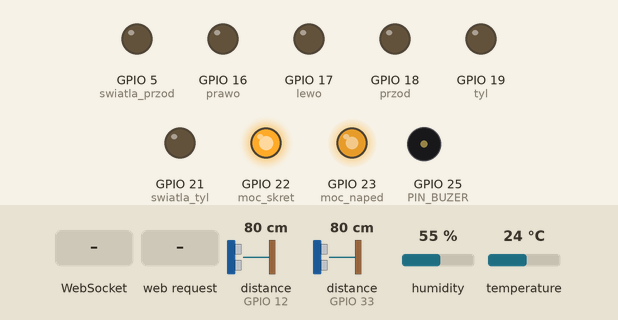
The sketch below on a simulated ESP32. Shown: output pins drawn as LEDs (lit = HIGH), buzzer (waves = sounding, pin HIGH). The test bench sets the inputs (shaded band); at power-on: distance to the obstacle (sensors on GPIO 12, GPIO 33) 80 cm, humidity 55 %, temperature 24 °C. The echo pulse lasts 58.3 µs per cm; the modem accepts every AT command (registered, SIM ready, sends succeed) and sends nothing else; what the sketch prints to the serial monitor is not drawn.

Above: at 6.2 s.
6.3 s: distance to the obstacle (sensor on GPIO 12) set to 18 cm
At 6.56 s:
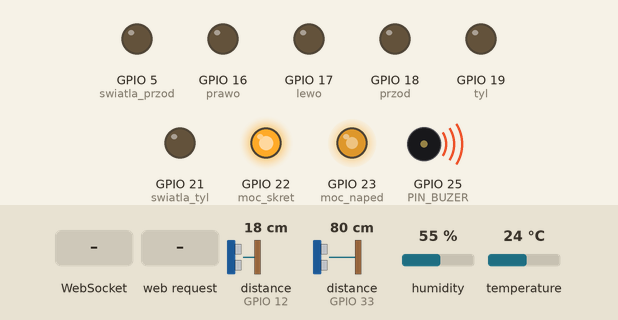
9.8 s: WebSocket text "BACKWARD" received
At 9.9 s:
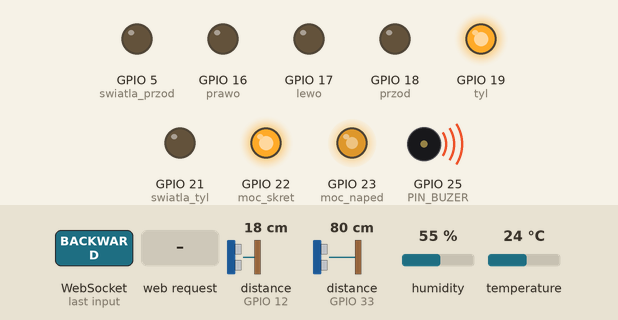
13.3 s: distance to the obstacle (sensor on GPIO 33) set to 34 cm
20.8 s: distance to the obstacle (sensor on GPIO 33) set to 27 cm
At 21.08 s:
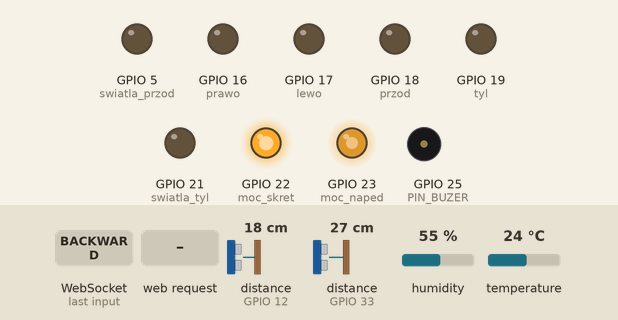
28.3 s: WebSocket text "LEFT" received
At 28.6 s:
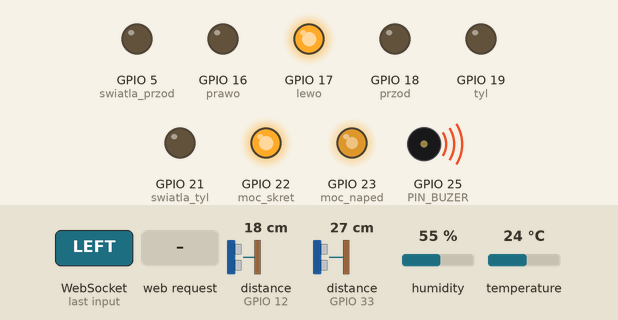
31.8 s: HTTP request GET /command?cmd=RIGHT received
At 31.96 s:
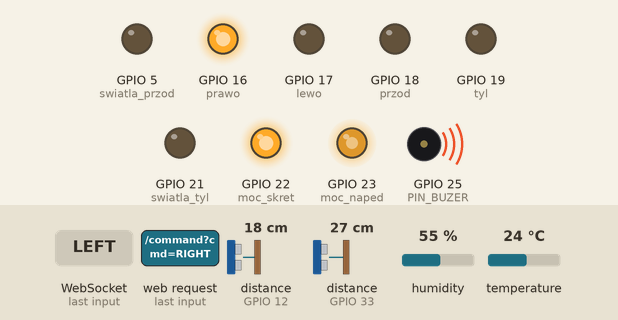
Timing chart, 0 to 36.3 s (numbered marks = the images above; inputs shaded):
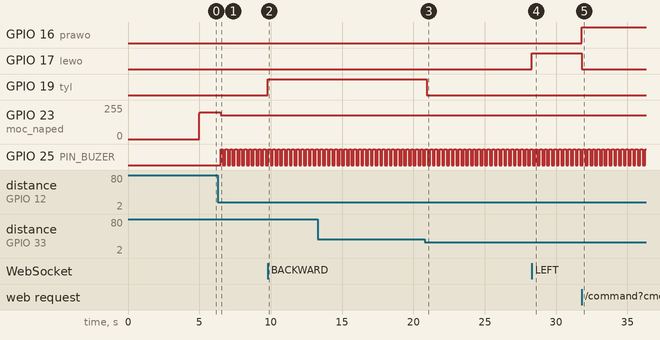

The sketch:

auto_final.ino
```cpp
#include <NewPing.h>
#include <WiFi.h>
#include <WiFiClient.h>
#include <WebServer.h>
#include <WebSocketsServer.h>
#include "DHT.h"
#include <HardwareSerial.h>

#define MODEM_RX 26
#define MODEM_TX 27

HardwareSerial gsmSerial(2); // UART2 dla SIM800L
String numerDocelowy = "+48698273847";

// dane wifi
const char *ssid = "auto";
const char *password = "auto2025";
WebServer server(80);
WebSocketsServer webSocket = WebSocketsServer(81);  // Port WebSocket

#define moc_skret 22
#define prawo 16
#define lewo 17
#define moc_naped 23
#define przod 18
#define tyl 19
#define PIN_BUZER     25
#define PIN_TRIG2      32
#define PIN_ECHO2      33
#define PIN_TRIG1      13
#define PIN_ECHO1      12
#define MAX_DYSTANS   100
#define PROG_DYSTANS  50
#define OKRES_POMIARU 200
#define CZAS_PISKU    50
#define swiatla_tyl 21
#define swiatla_przod 5
#define DHTPIN 14       // GPIO, do którego podłączony jest czujnik
#define DHTTYPE DHT11

NewPing sonar1(PIN_TRIG1, PIN_ECHO1, MAX_DYSTANS);
unsigned int dystans1 = 0;
NewPing sonar2(PIN_TRIG2, PIN_ECHO2, MAX_DYSTANS);
unsigned int dystans2 = 0;
unsigned long czasOstatniegoPomiaru = 0;
bool isOn = false;
unsigned long lastBeepTime = 0;
unsigned long lastSentTime = 0;
const unsigned long SEND_INTERVAL = 1000;
String lastDirection = "STOP";  // Zmienna globalna przechowująca ostatni kierunek jazdy
bool swiatlaWlaczone = false;
DHT dht(DHTPIN, DHTTYPE);
unsigned long lastTempSent = 0;
bool smsSent = false;

void setup() {
  // konfiguracja punktu dostępowego Wi-Fi
  Serial.begin(115200);
  Serial.println("Start programu...");
  WiFi.softAP(ssid, password);
  Serial.println("Konfiguracja WiFi...");
  Serial.println(WiFi.softAPIP()); // Adres IP ESP32 w trybie AP

  // Uruchamiamy serwer HTTP
  server.on("/command", handleCommand);
  server.begin();

  // Uruchamiamy serwer WebSocket
  webSocket.begin();
  webSocket.onEvent(webSocketEvent);

  dht.begin();

  gsmSerial.begin(9600, SERIAL_8N1, MODEM_RX, MODEM_TX);
  delay(3000);
  gsmSerial.println("AT");
  delay(1000);
  gsmSerial.println("AT+CMGF=1"); // Tryb tekstowy
  delay(1000);

  // Ustawienie pinów jako wyjścia
  pinMode(moc_skret, OUTPUT);
  pinMode(prawo, OUTPUT);
  pinMode(lewo, OUTPUT);
  pinMode(moc_naped, OUTPUT);
  pinMode(przod, OUTPUT);
  pinMode(tyl, OUTPUT);
  pinMode(PIN_BUZER, OUTPUT);
  pinMode(swiatla_tyl, OUTPUT);
  pinMode(swiatla_przod, OUTPUT);
  digitalWrite(swiatla_tyl, LOW);
  digitalWrite(swiatla_przod, LOW);

  // Ustawienie mocy silników
  analogWrite(moc_skret, 255);
  analogWrite(moc_naped, 190);

  digitalWrite(PIN_BUZER, LOW);
}

void handleCommand() {
  String cmd = server.arg("cmd"); // Pobiera komendę z URL
  server.send(200, "text/plain", "OK");

  if (cmd == "FORWARD") {
    digitalWrite(przod, HIGH);
    digitalWrite(tyl, LOW);

  } else if (cmd == "BACKWARD") {
    digitalWrite(przod, LOW);
    digitalWrite(tyl, HIGH);
  } else if (cmd == "LEFT") {
    digitalWrite(prawo, LOW);
    digitalWrite(lewo, HIGH);
  } else if (cmd == "RIGHT") {
    digitalWrite(prawo, HIGH);
    digitalWrite(lewo, LOW);
  } else if (cmd == "STOP") {
    digitalWrite(przod, LOW);
    digitalWrite(tyl, LOW);
    digitalWrite(prawo, LOW);
    digitalWrite(lewo, LOW);
  }
}

void webSocketEvent(uint8_t num, WStype_t type, uint8_t *payload, size_t length) {
  if (type == WStype_TEXT) {
    String message = String((char *)payload);
    Serial.printf("Otrzymano wiadomość: %s\n", message.c_str());

    if (message == "FORWARD") {
      digitalWrite(przod, HIGH);
      digitalWrite(tyl, LOW);
      while (dystans1 > 0 && dystans1 < PROG_DYSTANS) {
      dystans1 = sonar1.ping();
      dystans1 = sonar1.convert_cm(dystans1);
      if (dystans1 <= PROG_DYSTANS) {
      // Natychmiastowe zatrzymanie pojazdu, jeśli wykryta przeszkoda
        digitalWrite(przod, LOW);
        digitalWrite(tyl, LOW);
        webSocket.broadcastTXT("STOP");
      break;  // Zatrzymaj pętlę i pojazd
        }
      }
      lastDirection = "FORWARD";
    }
    else if (message == "BACKWARD") {
      digitalWrite(przod, LOW);
      digitalWrite(tyl, HIGH);
      while (dystans2 > 0 && dystans2 < PROG_DYSTANS) {
      dystans2 = sonar2.ping();
      dystans2 = sonar2.convert_cm(dystans1);
      if (dystans2 <= PROG_DYSTANS) {
      // Natychmiastowe zatrzymanie pojazdu, jeśli wykryta przeszkoda
        digitalWrite(przod, LOW);
        digitalWrite(tyl, LOW);
        webSocket.broadcastTXT("STOP");
      break;  // Zatrzymaj pętlę i pojazd
        }
      }
      lastDirection = "BACKWARD";
    }
    else if (message == "LEFT") {
      digitalWrite(lewo, HIGH);
      digitalWrite(prawo, LOW);
    }
    else if (message == "RIGHT") {
      digitalWrite(prawo, HIGH);
      digitalWrite(lewo, LOW);
    }
    else if (message == "LEFT_RELEASE" || message == "RIGHT_RELEASE") {
      digitalWrite(lewo, LOW);
      digitalWrite(prawo, LOW);

      if (lastDirection == "FORWARD") {
        digitalWrite(przod, HIGH);
        digitalWrite(tyl, LOW);
      } else if (lastDirection == "BACKWARD") {
        digitalWrite(przod, LOW);
        digitalWrite(tyl, HIGH);
      }
    }
    else if (message == "STOP") {
      digitalWrite(przod, LOW);
      digitalWrite(tyl, LOW);
      digitalWrite(lewo, LOW);
      digitalWrite(prawo, LOW);
      lastDirection = "STOP";
    }
    else if (message == "TOGGLE_LIGHTS") {
      swiatlaWlaczone = !swiatlaWlaczone;
      digitalWrite(swiatla_przod, swiatlaWlaczone ? HIGH : LOW);
      digitalWrite(swiatla_tyl, swiatlaWlaczone ? HIGH : LOW);
  }
  }
}

void sendSMS(String phoneNumber, String message) {
  gsmSerial.println("AT+CMGF=1"); // Tryb tekstowy
  delay(1000);

  gsmSerial.print("AT+CMGS=\"");
  gsmSerial.print(phoneNumber);
  gsmSerial.println("\"");
  delay(1000);

  gsmSerial.println(message);
  delay(1000);

  gsmSerial.write(26); // Ctrl+Z = koniec wiadomości
  delay(3000);

  Serial.println("SMS wysłany!");
}


void buzer_pisk(int dystans1, int dystans2) {
  // Ignoruj wartości 0 jako błędne odczyty
  bool valid1 = dystans1 > 1;
  bool valid2 = dystans2 > 1;

  int minDystans;

  if (valid1 && valid2) {
    minDystans = min(dystans1, dystans2);
  } else if (valid1) {
    minDystans = dystans1;
  } else if (valid2) {
    minDystans = dystans2;
  } else {
    // Brak poprawnych pomiarów – wyłącz buzzer
    digitalWrite(PIN_BUZER, LOW);
    isOn = false;
    return;
  }

  // Mapowanie dystansu na ilość pisków na sekundę
  int piskiNaSek = map(minDystans, 0, PROG_DYSTANS, 8, 0);
  piskiNaSek = constrain(piskiNaSek, 0, 8);

  if (piskiNaSek == 0) {
    digitalWrite(PIN_BUZER, LOW);
    isOn = false;
    return;
  }

  int beepInterval = 1000 / piskiNaSek;
  if (millis() - lastBeepTime >= beepInterval) {
    lastBeepTime = millis();
    isOn = !isOn;
    digitalWrite(PIN_BUZER, isOn ? HIGH : LOW);
  }
}


void loop() {
  // Obsługuje połączenia HTTP
  server.handleClient();

  // Obsługuje połączenia WebSocket
  webSocket.loop();

  // Pomiar dystans1u
  if (millis() - czasOstatniegoPomiaru >= OKRES_POMIARU) {
    dystans1 = sonar1.ping();
    dystans1 = sonar1.convert_cm(dystans1);
    dystans2 = sonar2.ping();
    dystans2 = sonar2.convert_cm(dystans2);
    czasOstatniegoPomiaru = millis();
  }
  if (millis() - lastSentTime >= SEND_INTERVAL) {
    String json = "{\"front\":" + String(dystans1) + ",\"back\":" + String(dystans2) + "}";
    webSocket.broadcastTXT(json);
    lastSentTime = millis();
  }

unsigned long currentMillis = millis();
if (currentMillis - lastTempSent >= 1000) {
  lastTempSent = currentMillis;

  float temperature = dht.readTemperature();
  float humidity = dht.readHumidity();

  if (!isnan(temperature)) {
  // Wysyłka SMS przy przekroczeniu 30°C
  if (temperature > 30.0 && !smsSent) {
    sendSMS(numerDocelowy, "Uwaga! Temperatura w aucie RC przekroczyla 30 stopni Celsjusza.");
    smsSent = true;
  } else if (temperature <= 30.0) {
    smsSent = false; // reset flagi gdy spadnie poniżej progu
  }
    Serial.print("Temperatura: ");
    Serial.print(temperature);
    Serial.println(" °C");

    String json = "{";
    json += "\"front\":" + String(dystans1) + ",";
    json += "\"back\":" + String(dystans2) + ",";
    json += "\"temperature\":" + String(temperature);
    json += "}";

    webSocket.broadcastTXT(json);  // Wyślij dane do aplikacji
  } else {
    Serial.println("Błąd odczytu temperatury z DHT11.");
  }
}

  // zmniejszenie mocy silnika po wykryciu przeszkody
  if((dystans1 > 0 && dystans1 < PROG_DYSTANS) || (dystans2 > 0 && dystans2 < PROG_DYSTANS))
  {
    analogWrite(moc_naped, 180);
  }
  else if ((dystans1 > 0 && dystans1 < 70) || (dystans2 > 0 && dystans2 < 70)){
    analogWrite(moc_naped, 190);
  }
  else{analogWrite(moc_naped, 200);}

  if (dystans1 <= 30 && dystans1 > 0) {
        digitalWrite(przod, LOW);
        if (dystans1 > 0 && dystans1 <= 15){
        digitalWrite(tyl, HIGH);
        delay(200);
        digitalWrite(tyl, LOW);}
  }
  if (dystans2 <= 30  && dystans2 > 0) {
        digitalWrite(tyl, LOW);
        if (dystans2 > 0 && dystans2 <= 15){
        digitalWrite(przod, HIGH);
        delay(200);
        digitalWrite(przod, LOW);}
  }
    Serial.print("Dystans1: ");
    Serial.print(dystans1);
    Serial.print(" , Dystans2: ");
    Serial.println(dystans2);


  // Generowanie pisków na buzzerze
  buzer_pisk(dystans1, dystans2);

}
```

Measured:
- the behaviour switches between 31 and 30 cm on distance to the obstacle (sensor on GPIO 33) (found by bisection; images 2 and 3)
- after the input at 6.3 s, GPIO 23 (moc_naped): 200/255 → 180/255 after 0.18 s; GPIO 25 (PIN_BUZER): alternates HIGH for 0.17 s and LOW for 0.17 s, starting after 0.18 s
- after the input at 9.8 s, GPIO 19 (tyl): LOW → HIGH at once
- after the input at 20.8 s, GPIO 19 (tyl): HIGH → LOW after 0.14 s
- after the input at 28.3 s, GPIO 17 (lewo): LOW → HIGH at once
- after the input at 31.8 s, GPIO 16 (prawo): LOW → HIGH at once; GPIO 17 (lewo): HIGH → LOW at once
